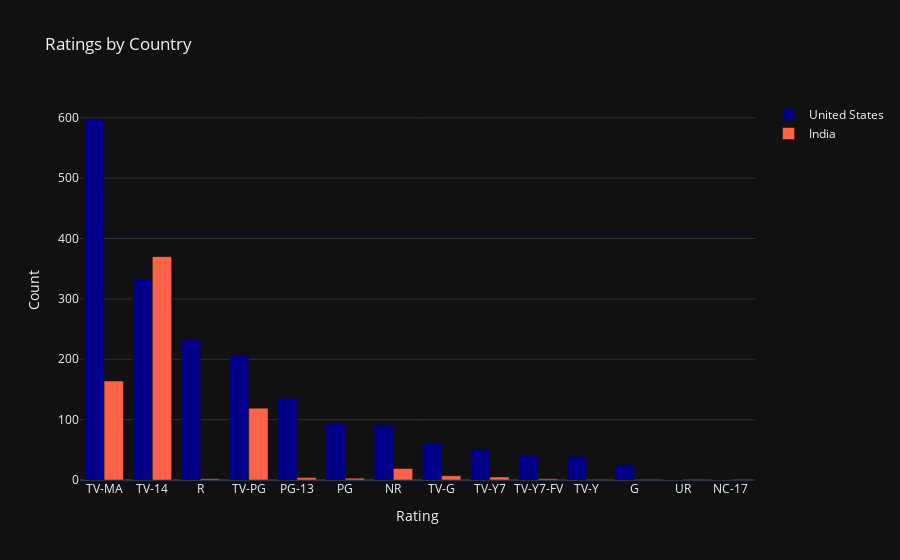

The code cell stored with this chart in its notebook:
### Code cell
temp4 = df[df.country=='United States'].rating.value_counts().reset_index()
temp4.columns = ['Rating', 'Count']
temp5 = df[df.country=='India'].rating.value_counts().reset_index()
temp5.columns = ['Rating', 'Count']

trace1 = go.Bar(x=temp4.Rating, y=temp4.Count, name='United States', marker=dict(color='rgb(0,0,139)'))
trace2 = go.Bar(x=temp5.Rating, y=temp5.Count, name='India', marker=dict(color='rgb(255,99,71)'))
data = [trace1, trace2]
layout = go.Layout(barmode='group', template= "plotly_dark",title = 'Ratings by Country' , xaxis = dict(title = 'Rating'), yaxis = dict(title = 'Count'))
fig = go.Figure(data=data, layout=layout)
fig.show()

### Figure 1 — Plotly figure (JSON) as saved in the notebook; plotly's stock layout.template omitted (floating-point values rounded to 4 significant figures)
{"data": [{"marker": {"color": "rgb(0,0,139)"}, "name": "United States", "type": "bar", "x": ["TV-MA", "TV-14", "R", "TV-PG", "PG-13", "PG", "NR", "TV-G", "TV-Y7", "TV-Y7-FV", "TV-Y", "G", "UR", "NC-17"], "y": [598, 332, 232, 207, 135, 93, 90, 61, 50, 40, 39, 24, 2, 1]}, {"marker": {"color": "rgb(255,99,71)"}, "name": "India", "type": "bar", "x": ["TV-14", "TV-MA", "TV-PG", "NR", "TV-G", "TV-Y7", "PG-13", "PG", "R", "TV-Y7-FV", "TV-Y", "UR"], "y": [370, 164, 119, 19, 7, 5, 4, 3, 2, 2, 1, 1]}], "layout": {"title": {"text": "Ratings by Country"}, "xaxis": {"title": {"text": "Rating"}}, "yaxis": {"title": {"text": "Count"}}}}
